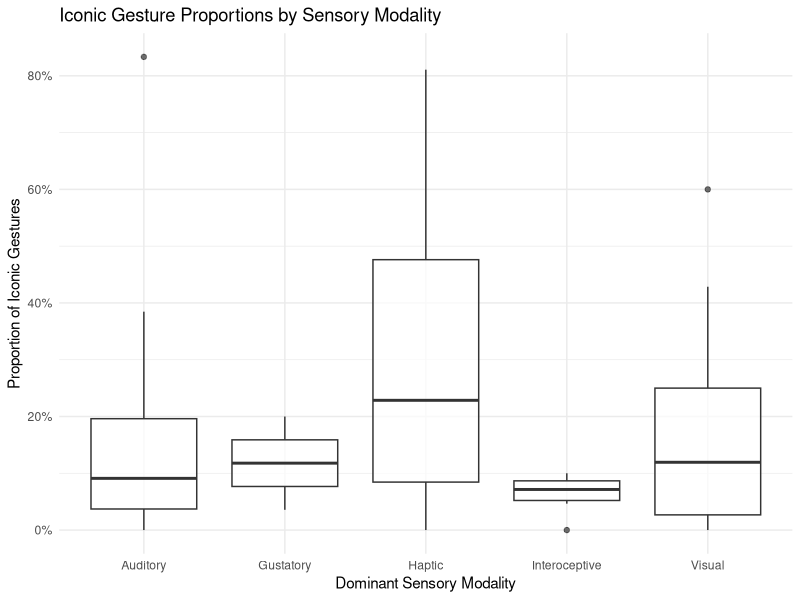
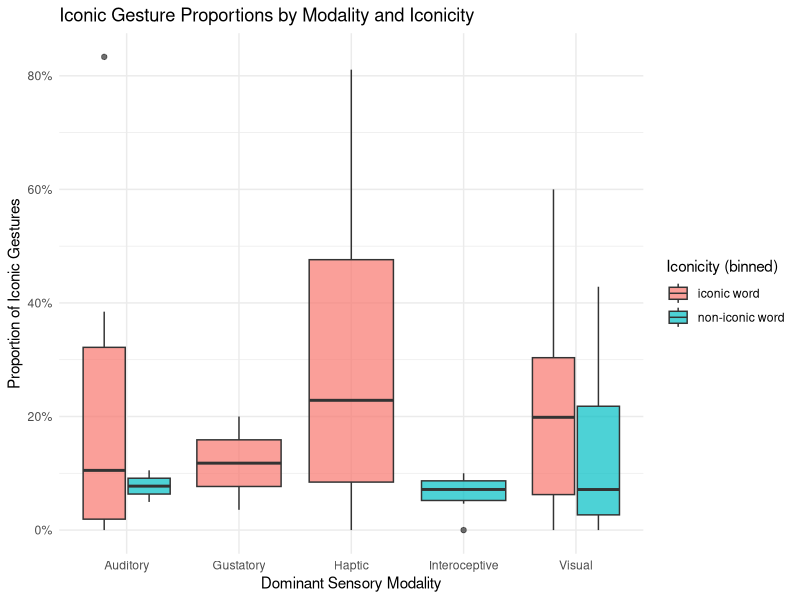
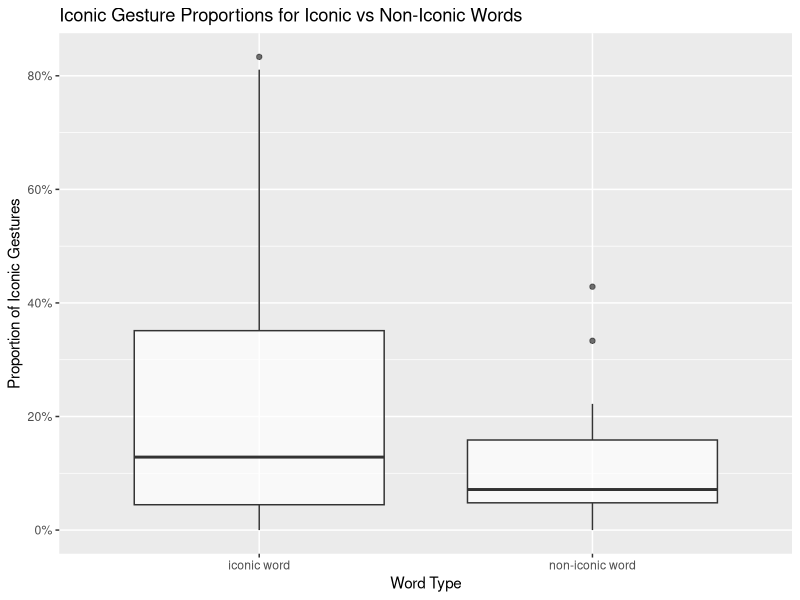
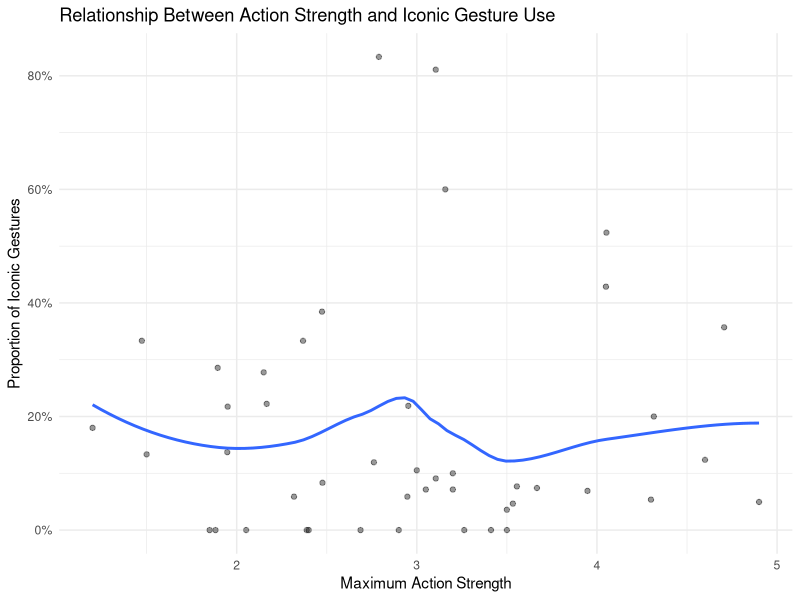
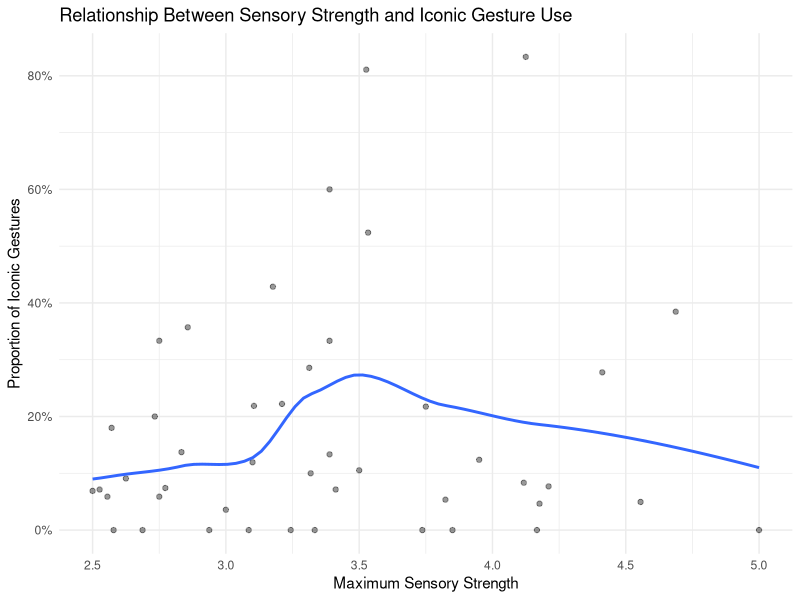

Source code (R) for these figures, in order:
## ---- chunk 1
library(dplyr)
library(ggplot2)
library(readr)
library(stringr)
## ---- chunk 2
#Load the data
by_word<- read_csv("by_word_proportions_with_modality.csv")

glimpse(by_word)
## ---- chunk 3
by_word |> 
  count(dominant_modality)
## ---- chunk 4
by_word |> 
  count(type)
## ---- chunk 5
modality_summary <- by_word |>
  group_by(dominant_modality) |>
    summarize(
      mean_iconic = mean(iconic_gesture_proportion, na.rm = TRUE),
      sd_iconic = sd(iconic_gesture_proportion, na.rm = TRUE),
      n = n()
    )


modality_summary
## ---- chunk 6
by_word |>
  ggplot(aes(x = dominant_modality, y = iconic_gesture_proportion)) +
  geom_boxplot(alpha = 0.7) +
  scale_y_continuous(labels = function(x) paste0(x*100, "%")) +
    labs(
      x = "Dominant Sensory Modality",
      y = "Proportion of Iconic Gestures",
      title = "Iconic Gesture Proportions by Sensory Modality"
      ) +
theme_minimal()
## ---- chunk 7
interaction_summary <- by_word |>
  group_by(type, dominant_modality) |>
    summarize(
      mean_iconic = mean(iconic_gesture_proportion, na.rm = TRUE),
      n = n(), .groups = "drop"
)


interaction_summary
## ---- chunk 8
by_word |> 
  ggplot(aes(
    x = dominant_modality,
    y = iconic_gesture_proportion,
    fill = type
  )) +
  geom_boxplot(position = position_dodge(width = 0.8), alpha = 0.7) +
  scale_y_continuous(labels = function(x) paste0(x*100, "%")) +
  labs(
    x = "Dominant Sensory Modality",
    y = "Proportion of Iconic Gestures",
    fill = "Iconicity (binned)",
    title = "Iconic Gesture Proportions by Modality and Iconicity"
  ) +
theme_minimal()
## ---- chunk 9
by_word |> 
  group_by(type) |> 
    summarize(
    mean_iconic = mean(iconic_gesture_proportion, na.rm = TRUE),
    sd_iconic = sd(iconic_gesture_proportion, na.rm = TRUE),
    n_words = n()
  )
## ---- chunk 10
by_word |> 
  ggplot(aes(x = type, y = iconic_gesture_proportion)) +
  geom_boxplot(alpha = 0.7) +
  scale_y_continuous(labels = function(x) paste0(x * 100, "%")) +
  labs(
    x = "Word Type",
    y = "Proportion of Iconic Gestures",
    title = "Iconic Gesture Proportions for Iconic vs Non-Iconic Words"
    )
## ---- chunk 11
by_word |> 
  summarize(
    mean_action = mean(max_action, na.rm = TRUE),
    sd_action = sd(max_action, na.rm = TRUE),
    mean_iconic = mean(iconic_gesture_proportion, na.rm = TRUE)
)
## ---- chunk 12
by_word |> 
  ggplot(aes(x = max_action, y = iconic_gesture_proportion)) +
  geom_point(alpha = 0.4) +
  geom_smooth(method = "loess", se = FALSE) +
  scale_y_continuous(labels = function(x) paste0(x * 100, "%")) +
  labs(
    x = "Maximum Action Strength",
    y = "Proportion of Iconic Gestures",
    title = "Relationship Between Action Strength and Iconic Gesture Use"
  ) +
theme_minimal()
## ---- chunk 13
by_word %>%
ggplot(aes(x = max_strength, y = iconic_gesture_proportion)) +
geom_point(alpha = 0.4) +
geom_smooth(method = "loess", se = FALSE) +
scale_y_continuous(labels = function(x) paste0(x * 100, "%")) +
labs(
x = "Maximum Sensory Strength",
y = "Proportion of Iconic Gestures",
title = "Relationship Between Sensory Strength and Iconic Gesture Use"
) +
theme_minimal()
